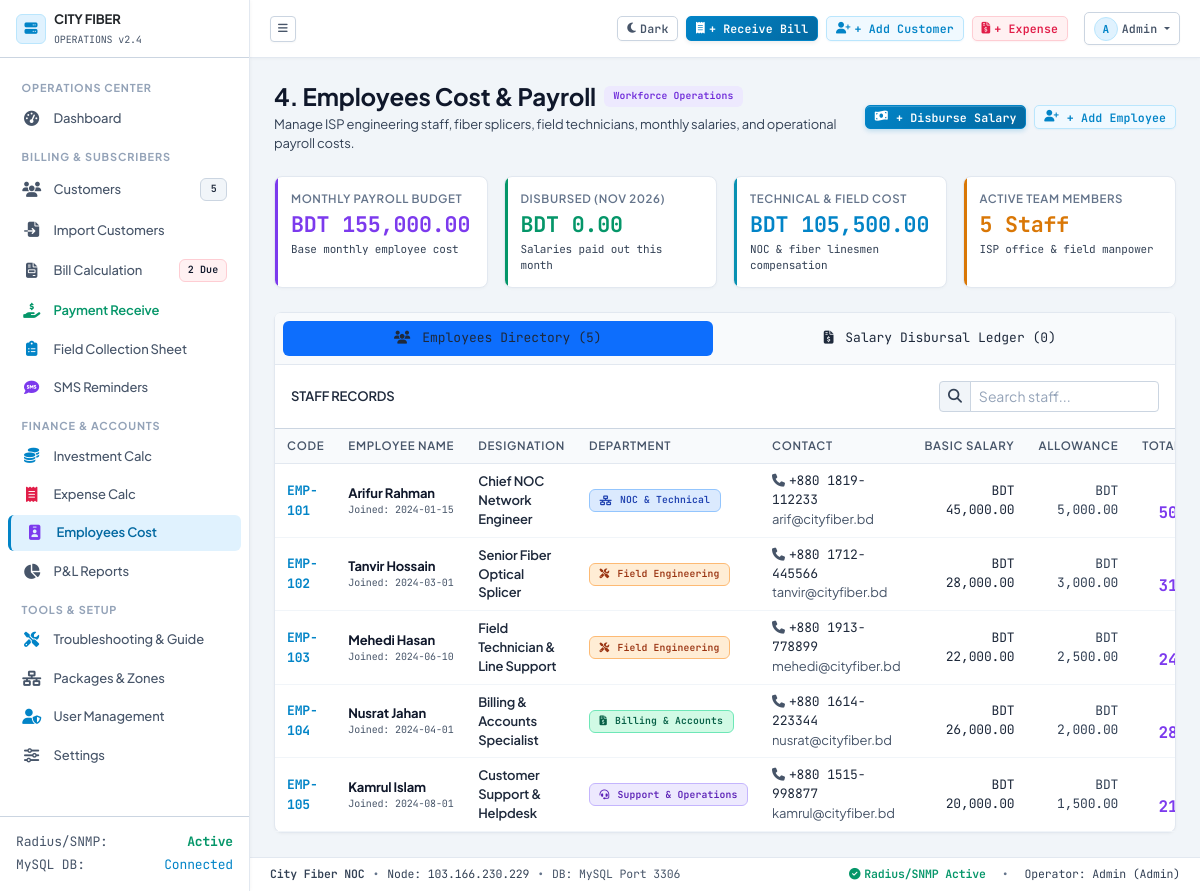
The page /employees.php (signed in) on the database its author committed.
### tables this page shows
CREATE TABLE IF NOT EXISTS settings (
    id INT PRIMARY KEY,
    company_name VARCHAR(150) NOT NULL DEFAULT 'City Fiber',
    company_tagline VARCHAR(255) DEFAULT 'High-Speed Optical Broadband Network',
    phone VARCHAR(50) DEFAULT '+880 1700-000000',
    email VARCHAR(100) DEFAULT 'noc@cityfiber.bd',
    address TEXT,
    currency_symbol VARCHAR(10) DEFAULT 'BDT',
    currency_code VARCHAR(10) DEFAULT 'BDT',
    bill_due_day INT DEFAULT 10,
    updated_at TIMESTAMP DEFAULT CURRENT_TIMESTAMP ON UPDATE CURRENT_TIMESTAMP
);

CREATE TABLE IF NOT EXISTS employees (
    id INT AUTO_INCREMENT PRIMARY KEY,
    emp_code VARCHAR(30) UNIQUE NOT NULL,
    name VARCHAR(150) NOT NULL,
    phone VARCHAR(30) NOT NULL,
    email VARCHAR(100),
    designation VARCHAR(100) NOT NULL,
    department ENUM('NOC & Technical', 'Support & Operations', 'Billing & Accounts', 'Management', 'Field Engineering') DEFAULT 'NOC & Technical',
    basic_salary DECIMAL(10,2) NOT NULL,
    allowance DECIMAL(10,2) DEFAULT 0.00,
    join_date DATE NOT NULL,
    status ENUM('Active', 'On Leave', 'Resigned') DEFAULT 'Active',
    created_at TIMESTAMP DEFAULT CURRENT_TIMESTAMP
);

### employees.php (the view, shortened to what the rows shown need)
<?php
require_once __DIR__ . '/config/auth.php';
$employees = $pdo->query("SELECT * FROM employees ORDER BY id ASC")->fetchAll();
$active_tab = $_GET['tab'] ?? 'staff';
require_once __DIR__ . '/includes/header.php';
?>
<div class="card card-noc">
    <div class="card-body p-0">
        <div class="tab-content" id="empTabContent">
            <div class="tab-pane fade <?= $active_tab !== 'payroll' ? 'show active' : '' ?>" id="staffTabPane" role="tabpanel">
                <div class="table-responsive">
                    <table class="table table-noc align-middle" id="employeesTable">
                        <thead>
                            <tr>
                                <th>Code</th>
                                <th>Employee Name</th>
                                <th>Designation</th>
                                <th>Department</th>
                                <th>Contact</th>
                                <th class="text-end">Basic Salary</th>
                                <th class="text-end">Allowance</th>
                                <th class="text-end">Total Package</th>
                            </tr>
                        </thead>
                        <tbody>
                            <?php foreach ($employees as $e): ?>
                                <tr>
                                    <td>
                                        <span class="font-mono text-cyan-400 fw-bold"><?= htmlspecialchars($e['emp_code']) ?></span>
                                    </td>
                                    <td>
                                        <div class="fw-bold text-slate-200"><?= htmlspecialchars($e['name']) ?></div>
                                        <div class="text-slate-500 font-mono" style="font-size:10px;">Joined: <?= htmlspecialchars($e['join_date']) ?></div>
                                    </td>
                                    <td>
                                        <span class="text-slate-300 text-xs fw-semibold"><?= htmlspecialchars($e['designation']) ?></span>
                                    </td>
                                    <td>
                                        <?php
                                        $dept = $e['department'];
                                        $dept_badge = 'badge-dept-default';
                                        $dept_icon = 'fa-building';
                                        if (stripos($dept, 'NOC') !== false || stripos($dept, 'Technical') !== false) {
                                            $dept_badge = 'badge-dept-noc';
                                            $dept_icon = 'fa-network-wired';
                                        } elseif (stripos($dept, 'Field') !== false || stripos($dept, 'Engineering') !== false || stripos($dept, 'Splicer') !== false) {
                                            $dept_badge = 'badge-dept-field';
                                            $dept_icon = 'fa-screwdriver-wrench';
                                        } elseif (stripos($dept, 'Billing') !== false || stripos($dept, 'Accounts') !== false) {
                                            $dept_badge = 'badge-dept-billing';
                                            $dept_icon = 'fa-file-invoice-dollar';
                                        } elseif (stripos($dept, 'Support') !== false || stripos($dept, 'Helpdesk') !== false || stripos($dept, 'Operations') !== false) {
                                            $dept_badge = 'badge-dept-support';
                                            $dept_icon = 'fa-headset';
                                        }
                                        ?>
                                        <span class="badge <?= $dept_badge ?> font-mono text-xs">
                                            <i class="fa-solid <?= $dept_icon ?> me-1"></i><?= htmlspecialchars($dept) ?>
                                        </span>
                                    </td>
                                    <td>
                                        <div class="text-slate-300 font-mono text-xs"><i class="fa-solid fa-phone me-1 text-slate-500"></i><?= htmlspecialchars($e['phone']) ?></div>
                                        <?php if (!empty($e['email'])): ?>
                                            <div class="text-slate-500 text-xs"><?= htmlspecialchars($e['email']) ?></div>
                                        <?php endif; ?>
                                    </td>
                                    <td class="text-end font-mono text-slate-300"><?= format_money($e['basic_salary']) ?></td>
                                    <td class="text-end font-mono text-slate-400"><?= format_money($e['allowance']) ?></td>
                                    <td class="text-end font-mono fw-bold text-purple-400 fs-6">
                                    </td>
                                </tr>
                            <?php endforeach; ?>
                        </tbody>
                    </table>
                </div>
            </div>
        </div>
    </div>
</div>
<?php require_once __DIR__ . '/includes/footer.php'; ?>

### includes/sidebar.php (shortened to what the rows shown need)
<aside class="app-sidebar" id="appSidebar">
    <div class="d-flex align-items-center justify-content-between px-3 py-3 border-bottom border-slate-800" style="height: 58px;">
        <a href="index.php" class="d-flex align-items-center gap-2 text-decoration-none">
            <div class="sidebar-header-text">
                <span class="fw-bold text-dark font-sans text-xs tracking-wide d-block"><?= htmlspecialchars(strtoupper($app_settings['company_name'] ?? 'CITY FIBER')) ?></span>
                <span class="text-slate-500 font-mono" style="font-size: 10px;">OPERATIONS v2.4</span>
            </div>
        </a>
    </div>
</aside>

### includes/footer.php (shortened to what the rows shown need)
<?php
global $pdo, $app_settings, $user_data, $global_flash;
$mysql_port = '3306';
if ($pdo instanceof PDO) {
    try {
        $mysql_port = $pdo->query("SELECT @@port")->fetchColumn() ?: '3306';
    } catch (Exception $e) {}
}
?>
    </main>
    <footer class="app-footer d-flex flex-column flex-sm-row align-items-center justify-content-between gap-2">
        <div class="d-flex align-items-center gap-2">
            <span class="text-slate-400 fw-semibold"><?= htmlspecialchars($app_settings['company_name'] ?? 'City Fiber') ?> NOC</span>
            <span>•</span>
            <span class="text-slate-400">Node: 103.166.230.229</span>
            <span>•</span>
            <span class="text-slate-500">DB: MySQL Port <?= htmlspecialchars($mysql_port) ?></span>
        </div>
    </footer>
</div>
</div>
</body>
</html>

### rows shown on the page
settings: company_name "CITY FIBER", company_name "City Fiber"
employees: emp_code "EMP-101", name "Arifur Rahman", join_date "2024-01-15", designation "Chief NOC Network Engineer", department "NOC & Technical", phone "+880 1819-112233", email "arif@cityfiber.bd", basic_salary.currency_symbol "BDT 45,000.00", allowance.currency_symbol "BDT 5,000.00"
employees: emp_code "EMP-102", name "Tanvir Hossain", join_date "2024-03-01", designation "Senior Fiber Optical Splicer", department "Field Engineering", phone "+880 1712-445566", email "tanvir@cityfiber.bd", basic_salary.currency_symbol "BDT 28,000.00", allowance.currency_symbol "BDT 3,000.00"
employees: emp_code "EMP-103", name "Mehedi Hasan", join_date "2024-06-10", designation "Field Technician & Line Support", department "Field Engineering", phone "+880 1913-778899", email "mehedi@cityfiber.bd", basic_salary.currency_symbol "BDT 22,000.00", allowance.currency_symbol "BDT 2,500.00"
employees: emp_code "EMP-104", name "Nusrat Jahan", join_date "2024-04-01", designation "Billing & Accounts Specialist", department "Billing & Accounts", phone "+880 1614-223344", email "nusrat@cityfiber.bd", basic_salary.currency_symbol "BDT 26,000.00", allowance.currency_symbol "BDT 2,000.00"
employees: emp_code "EMP-105", name "Kamrul Islam", join_date "2024-08-01", designation "Customer Support & Helpdesk", department "Support & Operations", phone "+880 1515-998877", email "kamrul@cityfiber.bd", basic_salary.currency_symbol "BDT 20,000.00", allowance.currency_symbol "BDT 1,500.00"

### other values the page prints
$active_customers_count "5"
$due_bills_count "2"
substr($user_data['username'], 0, 1) "A"
$user_data['username'] "Admin"
format_money($total_monthly_payroll) "BDT 155,000.00"
format_money($total_disbursed_month) "BDT 0.00"
format_money($noc_tech_cost) "BDT 105,500.00"
$active_employees_count "5"
count($employees) "5"
count($salary_records) "0"
$mysql_port "3306"
$user_data['role'] "Admin"
